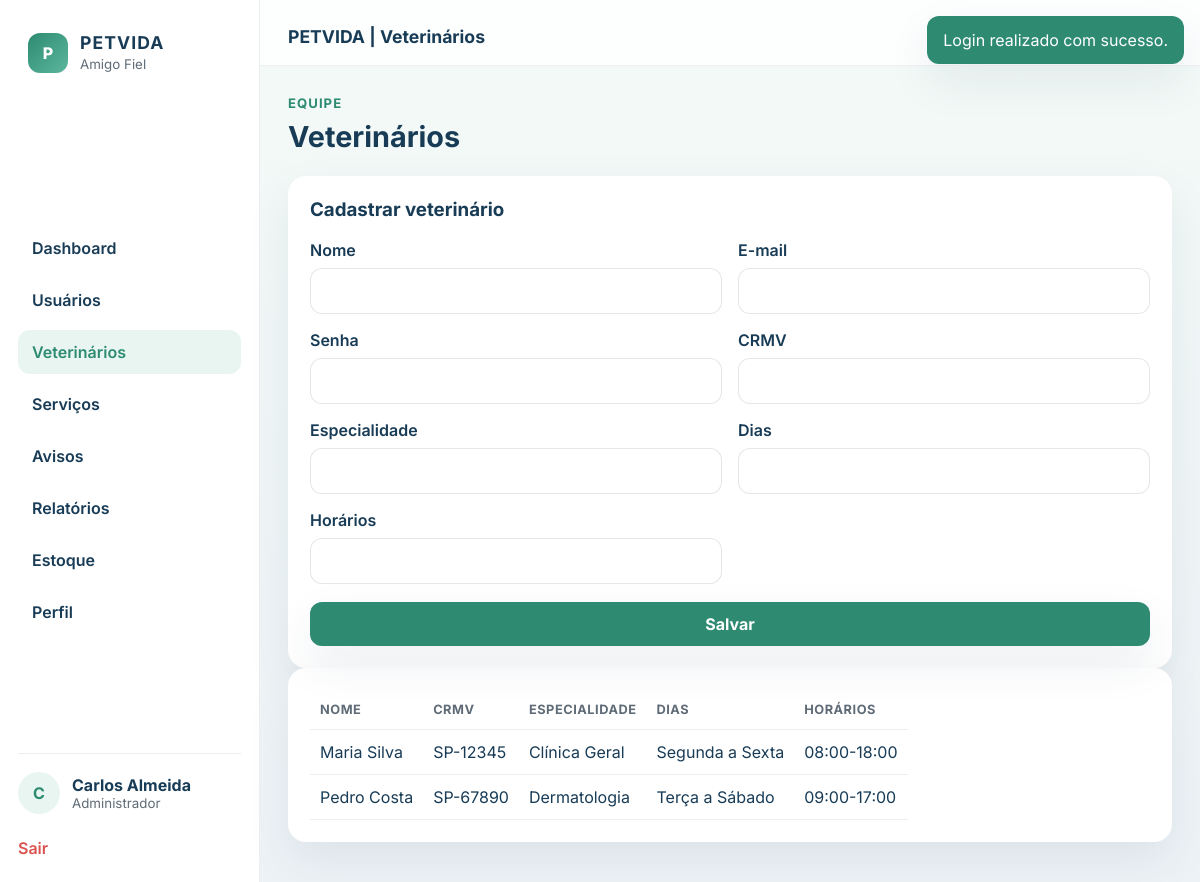
The app's page /index.php?page=vets (signed in) with its own data.
### tables this page shows
CREATE TABLE users (
            id INTEGER PRIMARY KEY AUTOINCREMENT,
            name TEXT NOT NULL,
            email TEXT NOT NULL UNIQUE,
            password TEXT NOT NULL,
            phone TEXT,
            role TEXT NOT NULL,
            created_at TEXT DEFAULT CURRENT_TIMESTAMP
        );

CREATE TABLE veterinarios (
            id INTEGER PRIMARY KEY AUTOINCREMENT,
            user_id INTEGER NOT NULL UNIQUE,
            crmv TEXT NOT NULL,
            especialidade TEXT,
            dias_atendimento TEXT,
            horarios_atendimento TEXT,
            FOREIGN KEY(user_id) REFERENCES users(id)
        );

### pages/admin.php (the view, shortened to what this page needs)
<?php
$db = dbConnect();
$page = $_GET['page'] ?? 'dashboard';
$users = $db->query('SELECT * FROM users ORDER BY id DESC')->fetchAll();
$vets = $db->query('SELECT v.*, u.name FROM veterinarios v JOIN users u ON u.id = v.user_id ORDER BY u.name')->fetchAll();
switch ($page) {
    case 'vets':
        $html = '<section class="page-header"><div><span class="eyebrow">Equipe</span><h1>Veterinários</h1></div></section>';
        $html .= '<div class="card"><h3>Cadastrar veterinário</h3><form method="post" class="grid-form"><input type="hidden" name="vet_submit" value="1"><div class="form-grid"><label><span>Nome</span><input type="text" name="name" required></label><label><span>E-mail</span><input type="email" name="email" required></label><label><span>Senha</span><input type="password" name="password" required></label><label><span>CRMV</span><input type="text" name="crmv" required></label><label><span>Especialidade</span><input type="text" name="especialidade"></label><label><span>Dias</span><input type="text" name="dias_atendimento"></label><label><span>Horários</span><input type="text" name="horarios_atendimento"></label></div><button type="submit" class="primary-button">Salvar</button></form></div>';
        $html .= '<div class="card"><table class="data-table"><thead><tr><th>Nome</th><th>CRMV</th><th>Especialidade</th><th>Dias</th><th>Horários</th></tr></thead><tbody>';
        foreach ($vets as $row) {
            $html .= '<tr><td>' . htmlspecialchars($row['name']) . '</td><td>' . htmlspecialchars($row['crmv']) . '</td><td>' . htmlspecialchars($row['especialidade']) . '</td><td>' . htmlspecialchars($row['dias_atendimento']) . '</td><td>' . htmlspecialchars($row['horarios_atendimento']) . '</td></tr>';
        }
        $html .= '</tbody></table></div>';
        renderLayout('PETVIDA | Veterinários', $html, 'admin');
        break;
}

### includes/functions.php (shortened to what this page needs)
<?php
function currentUser()
{
    return $_SESSION['user'] ?? null;
}
function roleLabel(string $role): string
{
    $labels = [
        'tutor' => 'Tutor',
        'veterinario' => 'Veterinário',
        'admin' => 'Administrador',
    ];
    return $labels[$role] ?? ucfirst($role);
}
function getFlash(): ?array
{
    $flash = $_SESSION['flash'] ?? null;
    return $flash;
}
function getRoleMenu(string $role): array
{
    $menu = [
        'tutor' => [
            ['label' => 'Dashboard', 'page' => 'dashboard'],
            ['label' => 'Meus Animais', 'page' => 'animals'],
            ['label' => 'Agendamentos', 'page' => 'appointments'],
            ['label' => 'Carteira de Vacinação', 'page' => 'vaccination'],
            ['label' => 'Avisos', 'page' => 'notices'],
            ['label' => 'Perfil', 'page' => 'profile'],
        ],
        'veterinario' => [
            ['label' => 'Dashboard', 'page' => 'dashboard'],
            ['label' => 'Minha Agenda', 'page' => 'agenda'],
            ['label' => 'Prontuários', 'page' => 'records'],
            ['label' => 'Vacinas', 'page' => 'vaccines'],
            ['label' => 'Prescrições', 'page' => 'prescriptions'],
            ['label' => 'Perfil', 'page' => 'profile'],
        ],
        'admin' => [
            ['label' => 'Dashboard', 'page' => 'dashboard'],
            ['label' => 'Usuários', 'page' => 'users'],
            ['label' => 'Veterinários', 'page' => 'vets'],
            ['label' => 'Serviços', 'page' => 'services'],
            ['label' => 'Avisos', 'page' => 'notices'],
            ['label' => 'Relatórios', 'page' => 'reports'],
            ['label' => 'Estoque', 'page' => 'stock'],
            ['label' => 'Perfil', 'page' => 'profile'],
        ],
    ];
    return $menu[$role] ?? [];
}
function renderLayout(string $title, string $html, ?string $role = null, bool $showSidebar = true): void
{
    $user = currentUser();
    $menu = $role ? getRoleMenu($role) : [];
    $flash = getFlash();
    echo '<!DOCTYPE html>';
    echo '<html lang="pt-BR">';
    echo '<head>';
    echo '  <link rel="stylesheet" href="' . APP_URL . '/assets/css/styles.css">';
    echo '</head>';
    echo '<body>';
    if ($flash) {
        echo '<div class="flash ' . htmlspecialchars($flash['type']) . '">' . htmlspecialchars($flash['message']) . '</div>';
    }
    echo '<div class="app-shell">';
    if ($showSidebar && $role) {
        echo '<aside class="sidebar">';
        echo '  <div class="brand-box">';
        echo '    <div class="brand-mark">P</div>';
        echo '    <div><strong>PETVIDA</strong><small>Amigo Fiel</small></div>';
        echo '  </div>';
        echo '  <nav class="sidebar-nav">';
        foreach ($menu as $item) {
            $activeClass = ($_GET['page'] ?? 'dashboard') === $item['page'] ? 'active' : '';
            echo '    <a class="nav-item ' . $activeClass . '" href="' . APP_URL . '/index.php?page=' . urlencode($item['page']) . '">' . htmlspecialchars($item['label']) . '</a>';
        }
        echo '  </nav>';
        echo '  <div class="sidebar-footer">';
        echo '    <a href="' . APP_URL . '/index.php?page=profile" class="user-mini">';
        echo '      <div class="avatar-circle">' . strtoupper(substr($user['name'] ?? 'U', 0, 1)) . '</div>';
        echo '      <div>';
        echo '        <strong>' . htmlspecialchars($user['name'] ?? 'Usuário') . '</strong>';
        echo '        <small>' . htmlspecialchars(roleLabel($user['role'] ?? '')) . '</small>';
        echo '      </div>';
        echo '    </a>';
        echo '    <a href="' . APP_URL . '/index.php?page=logout" class="sidebar-logout">Sair</a>';
        echo '  </div>';
        echo '</aside>';
    }
    echo '<div class="main-panel">';
    if ($showSidebar && $role) {
        echo '<header class="topbar"><button class="mobile-menu" type="button">☰</button><div class="topbar-title">' . htmlspecialchars($title) . '</div><div class="topbar-actions"><span class="badge-soft">' . htmlspecialchars(roleLabel($user['role'] ?? '')) . '</span><span class="icon-dot"></span></div></header>';
    } else {
        echo '<header class="topbar public-topbar"><div class="brand-inline"><div class="brand-mark">P</div><div><strong>PETVIDA</strong><small>Clínica Veterinária Amigo Fiel</small></div></div></header>';
    }
    echo '<main class="page-content">';
    echo $html;
    echo '</main>';
    echo '</div>';
    echo '</div>';
    echo '</body>';
    echo '</html>';
}

### records on screen
users: name "C", name "Carlos Almeida", role "Administrador"
veterinarios: user.name "Maria Silva", crmv "SP-12345", especialidade "Clínica Geral", dias_atendimento "Segunda a Sexta", horarios_atendimento "08:00-18:00"
veterinarios: user.name "Pedro Costa", crmv "SP-67890", especialidade "Dermatologia", dias_atendimento "Terça a Sábado", horarios_atendimento "09:00-17:00"

### other values on screen
$flash['message'] "Login realizado com sucesso."
$item['label'] "Dashboard"
$item['label'] "Usuários"
$item['label'] "Veterinários"
$item['label'] "Serviços"
$item['label'] "Avisos"
$item['label'] "Relatórios"
$item['label'] "Estoque"
$item['label'] "Perfil"
$title "PETVIDA | Veterinários"
